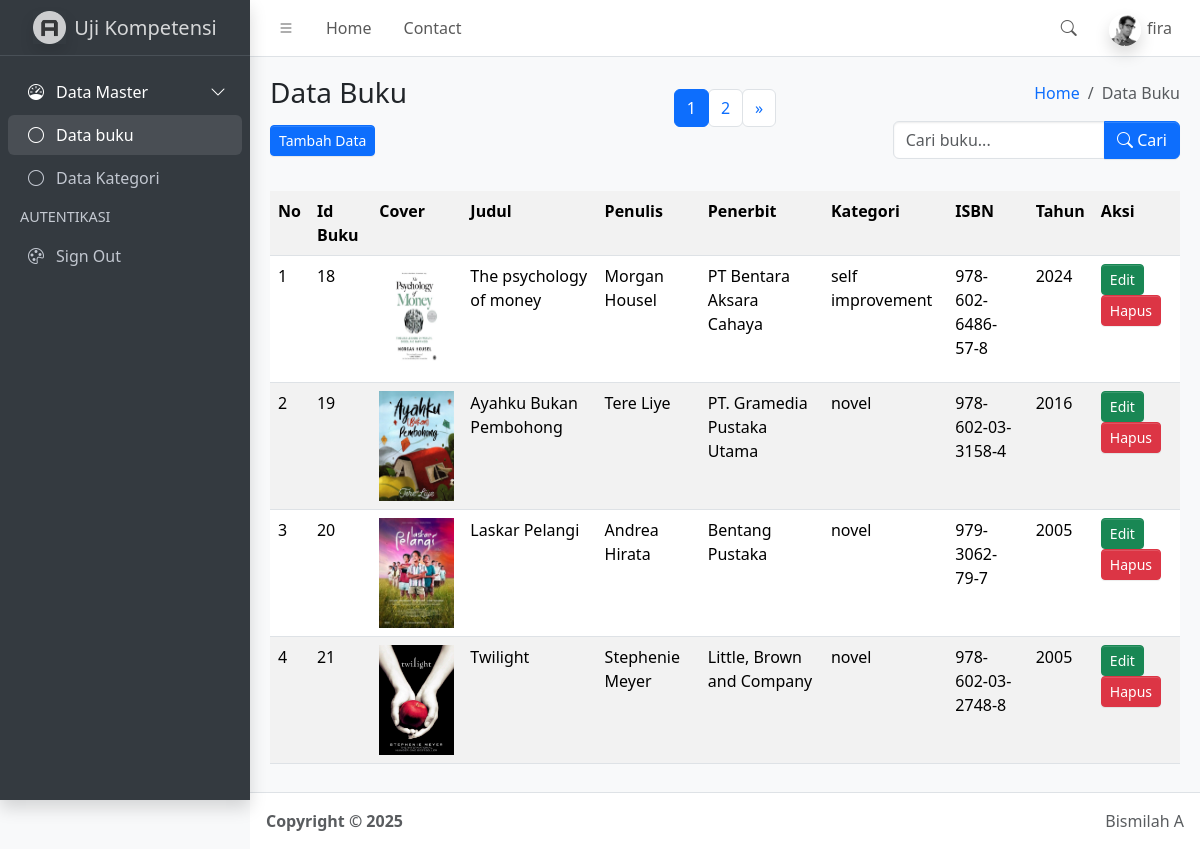
The app's page /index.php (signed in) with its own data.
### tables this page shows
CREATE TABLE `buku` (
  `id_buku` int(100) NOT NULL,
  `judul` varchar(100) NOT NULL,
  `penulis` varchar(1000) NOT NULL,
  `penerbit` varchar(100) NOT NULL,
  `tahun_terbit` year(4) NOT NULL,
  `cover` varchar(100) NOT NULL,
  `isbn` varchar(10000) NOT NULL,
  `tanggal_input` timestamp NOT NULL DEFAULT current_timestamp() ON UPDATE current_timestamp(),
  `id_kategori` int(100) NOT NULL
);

CREATE TABLE `kategori` (
  `id_kategori` int(100) NOT NULL,
  `nama_kategori` varchar(100) NOT NULL,
  `tanggal_input` timestamp NOT NULL DEFAULT current_timestamp() ON UPDATE current_timestamp()
);

### function.php (called while the page is built, shortened)
<?php
$conn = mysqli_connect("localhost", "root", "", "simbs");
function query($query){
    global $conn;
    $result = mysqli_query($conn, $query);
    $rows = [];
    while( $row = mysqli_fetch_assoc($result) ) {
        $rows[] = $row;
    }
    return $rows;
}

### index.php (the view, shortened to what this page needs)
<?php
    require("function.php");
    $jumlahDataPerHalaman = 4;
    $jumlahData = count(query("SELECT
    buku.judul,
    buku.penulis,
    buku.tahun_terbit,
    buku.cover,
    buku.isbn,
    kategori.nama_kategori
FROM
    buku
INNER JOIN
    kategori
ON
    kategori.id_kategori = buku.id_kategori"));
    $jumlahHalaman = ceil($jumlahData / $jumlahDataPerHalaman);
    $halamanAktif = ( isset($_GET["halaman"]) ) ? $_GET["halaman"] : 1;
    $awalData = ( $jumlahDataPerHalaman * $halamanAktif ) - $jumlahDataPerHalaman;
    $buku = query("SELECT
    buku.*,
    kategori.nama_kategori FROM
    buku INNER JOIN
    kategori ON
    kategori.id_kategori = buku.id_kategori LIMIT $awalData, $jumlahDataPerHalaman");
?>
<!doctype html>
<html lang="en">
  <head>
    <link
      rel="stylesheet"
      href="https://cdn.jsdelivr.net/npm/@fontsource/source-sans-3@5.0.12/index.css"
      media="print"
      onload="this.media='all'"
    />
    <link
      rel="stylesheet"
      href="https://cdn.jsdelivr.net/npm/overlayscrollbars@2.11.0/styles/overlayscrollbars.min.css"
    />
    <link
      rel="stylesheet"
      href="https://cdn.jsdelivr.net/npm/bootstrap-icons@1.13.1/font/bootstrap-icons.min.css"
    />
    <link rel="stylesheet" href="dist/css/adminlte.min.css" />
    <link
      rel="stylesheet"
      href="https://cdn.jsdelivr.net/npm/apexcharts@3.37.1/dist/apexcharts.css"
    />
    <link
      rel="stylesheet"
      href="https://cdn.jsdelivr.net/npm/jsvectormap@1.5.3/dist/css/jsvectormap.min.css"
    />
  </head>
  <body class="layout-fixed sidebar-expand-lg bg-body-tertiary">
    <div class="app-wrapper">
      <nav class="app-header navbar navbar-expand bg-body">
        <div class="container-fluid">
          <ul class="navbar-nav">
            <li class="nav-item">
              <a class="nav-link" data-lte-toggle="sidebar" href="#" role="button">
                <i class="bi bi-list"></i>
              </a>
            </li>
            <li class="nav-item d-none d-md-block">
              <a href="index.php" class="nav-link">Home</a>
            </li>
            <li class="nav-item d-none d-md-block">
              <a href="#" class="nav-link">Contact</a>
            </li>
          </ul>
          <ul class="navbar-nav ms-auto">
            <li class="nav-item">
              <a class="nav-link" data-widget="navbar-search" href="#" role="button">
                <i class="bi bi-search"></i>
              </a>
            </li>
            <li class="nav-item dropdown user-menu">
              <a href="#" class="nav-link dropdown-toggle" data-bs-toggle="dropdown">
                <img
                  src="dist/assets/img/user2-160x160.jpg"
                  class="user-image rounded-circle shadow"
                  alt="User Image"
                />
                <span class="d-none d-md-inline"><?= $_SESSION['username']?></span>
              </a>
            </li>
          </ul>
        </div>
      </nav>
      <aside class="app-sidebar bg-body-secondary shadow" data-bs-theme="dark">
        <div class="sidebar-brand">
          <a href="index.php" class="brand-link">
            <img
              src="dist/assets/img/AdminLTELogo.png"
              alt="AdminLTE Logo"
              class="brand-image opacity-75 shadow"
            />
            <span class="brand-text fw-light">Uji Kompetensi</span>
          </a>
        </div>
        <div class="sidebar-wrapper">
          <nav class="mt-2">
            <ul
              class="nav sidebar-menu flex-column"
              data-lte-toggle="treeview"
              role="navigation"
              aria-label="Main navigation"
              data-accordion="false"
              id="navigation"
            >
              <li class="nav-item menu-open">
                <a href="#" class="nav-link active">
                  <i class="nav-icon bi bi-speedometer"></i>
                  <p>
                    Data Master
                  </p>
                </a>
                <ul class="nav nav-treeview">
                  <li class="nav-item">
                    <a href="./index.html" class="nav-link active">
                      <i class="nav-icon bi bi-circle"></i>
                      <p>Data buku</p>
                    </a>
                  </li>
                  <li class="nav-item">
                    <a href="kategori.php" class="nav-link">
                      <i class="nav-icon bi bi-circle"></i>
                      <p>Data Kategori</p>
                    </a>
                  </li>
                </ul>
              </li>
              <li class="nav-header">AUTENTIKASI</li>
              <li class="nav-item">
                <a href="logout.php" class="nav-link">
                  <i class="nav-icon bi bi-palette"></i>
                  <p>Sign Out</p>
                </a>
              </li>
            </ul>
          </nav>
        </div>
      </aside>
      <main class="app-main">
        <div class="app-content-header">
          <div class="container-fluid">
            <div class="row  mb-3 align-items-center">
              <div class="col-sm-4">
                <h3 class="mb-3">Data Buku</h3>
                <a href="tambah_data.php">
                  <button class="btn-sm btn btn-primary">Tambah Data</button>
                </a>
              </div>
              <div class="col-sm-4 d-flex justify-content-center">
                <nav aria-label="Page navigation example">
                    <ul class="pagination">
                        <?php for ($i = 1; $i <= $jumlahHalaman; $i++) : ?>
                            <?php if ($i == $halamanAktif) : ?>
                                <li class="page-item active">
                                    <a class="page-link" href="?halaman=<?= $i; ?>"><?= $i; ?></a>
                                </li>
                            <?php else : ?>
                                <li class="page-item">
                                    <a class="page-link" href="?halaman=<?= $i; ?>"><?= $i; ?></a>
                                </li>
                            <?php endif; ?>
                        <?php endfor; ?>
                        <?php if ($halamanAktif < $jumlahHalaman) : ?>
                            <li class="page-item">
                                <a class="page-link" href="?halaman=<?= $halamanAktif + 1; ?>">&raquo;</a>
                            </li>
                        <?php endif; ?>
                    </ul>
                </nav>
              </div>
              <div class="col-sm-4 d-flex flex-column align-items-end">
                <ol class="breadcrumb">
                  <li class="breadcrumb-item"><a href="index.php">Home</a></li>
                  <li class="breadcrumb-item active" aria-current="page">Data Buku</li>
                </ol>
                <form class="mt-2" action="" method="POST">
                  <div class="input-group">
                  <input
                    type="text"
                    class="form-control"
                    name="keyword"
                    placeholder="Cari buku..."
                    autocomplete="off"
                  >
                  <button class="btn btn-primary" type="submit" name="tombol_search">
                    <i class="bi bi-search"></i> Cari
                  </button>
                </div>
                </form>
              </div>
            </div>
          </div>
        </div>
        <div class="app-content">
          <div class="container-fluid">
            <div class="row">
              <div class="col">
                <table class="table table-striped table-hover">
                  <tr>
                    <th>No </th>
                    <th>Id Buku</th>
                    <th>Cover</th>
                    <th>Judul</th>
                    <th>Penulis</th>
                    <th>Penerbit</th>
                    <th>Kategori</th>
                    <th>ISBN</th>
                    <th>Tahun</th>
                    <th>Aksi</th>
                  </tr>
                <?php $no=1 ?>
                <?php foreach($buku as $data): ?>
                  <tr>
                    <td> <?= $no ?> </td>
                    <td> <?= $data['id_buku'] ?> </td>
                    <td>
                        <img src="img/<?= $data['cover'] ?> " height="110" width="75" alt="">
                    </td>
                    <td> <?= $data['judul'] ?> </td>
                    <td> <?= $data['penulis'] ?> </td>
                    <td> <?= $data['penerbit'] ?> </td>
                    <td> <?= $data['nama_kategori'] ?> </td>
                    <td> <?= $data['isbn'] ?> </td>
                    <td> <?= $data['tahun_terbit'] ?> </td>
                    <td>
                      <a href="ubah_data.php?id=<?= $data['id_buku'] ?>" class="btn btn-success btn-sm">Edit</a>
                      <a href="hapus_data.php?id=<?= $data['id_buku'] ?>" class="btn btn-danger btn-sm">Hapus</a>
                    </td>
                </tr>
                <?php $no++; ?>
                <?php endforeach; ?>
                </table>
              </div>
            </div>
          </div>
        </div>
      </main>
      <footer class="app-footer">
        <div class="float-end d-none d-sm-inline">Bismilah A</div>
        <strong>
          Copyright &copy; 2025&nbsp;
        </strong>
      </footer>
    </div>
  </body>
</html>

### records on screen
buku: id_buku "18", cover (picture), judul "The psychology of money", penulis "Morgan Housel", penerbit "PT Bentara Aksara Cahaya", id_kategori.nama_kategori "self improvement", isbn "978-602-6486-57-8", tahun_terbit "2024"
buku: id_buku "19", cover (picture), judul "Ayahku Bukan Pembohong", penulis "Tere Liye", penerbit "PT. Gramedia Pustaka Utama", id_kategori.nama_kategori "novel", isbn "978-602-03-3158-4", tahun_terbit "2016"
buku: id_buku "20", cover (picture), judul "Laskar Pelangi", penulis "Andrea Hirata", penerbit "Bentang Pustaka", id_kategori.nama_kategori "novel", isbn "979-3062-79-7", tahun_terbit "2005"
buku: id_buku "21", cover (picture), judul "Twilight", penulis "Stephenie Meyer", penerbit "Little, Brown and Company", id_kategori.nama_kategori "novel", isbn "978-602-03-2748-8", tahun_terbit "2005"

### other values on screen
$_SESSION['username'] "fira"
